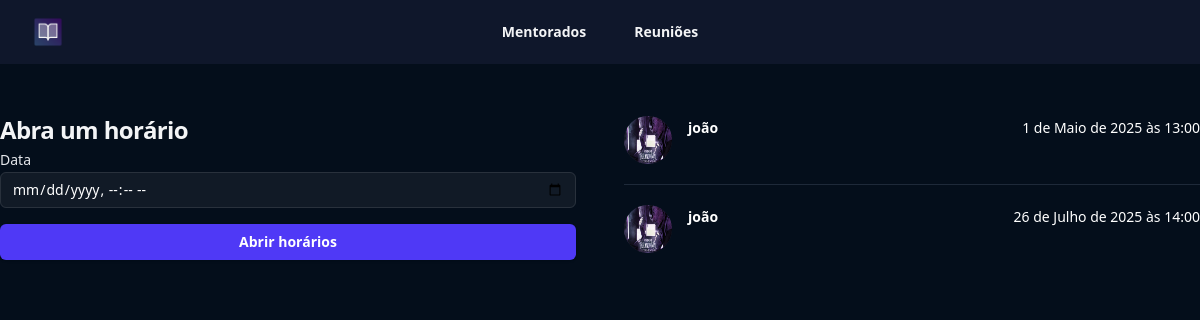
The page /mentorados/reunioes/ (signed in) on the database its author committed.
### mentorados/models.py (models this page shows, shortened)
class Reuniao(models.Model):
    tag_choices = (
        ('G', 'Gestão'),
        ('M', 'Marketing'),
        ('RH', 'Gestão de pessoas'),
        ('I', 'Impostos')
    )
    data = models.ForeignKey(DisponibilidadeHorarios, on_delete=models.CASCADE)
    mentorado = models.ForeignKey(Mentorados, on_delete=models.CASCADE)
    tag = models.CharField(max_length=2, choices=tag_choices)
    descricao = models.TextField()

class Mentorados(models.Model):
    estagio_choices = (
        ('E1', '10-100k'),
        ('E2', '100-1kk')
    )
    nome = models.CharField(max_length=255)
    foto = models.ImageField(upload_to='fotos', null=True, blank=True)
    estagio = models.CharField(max_length=2, choices=estagio_choices)
    navigator = models.ForeignKey(Navigators, null=True, blank=True, on_delete=models.CASCADE)
    user = models.ForeignKey(User, on_delete=models.CASCADE) #mentor
    criado_em = models.DateField(auto_now_add=True, null=True)
    token = models.CharField(max_length=16)
    def __str__(self):
        return self.nome

class DisponibilidadeHorarios(models.Model):
    data_inicial = models.DateTimeField(null=True, blank=True)
    mentor = models.ForeignKey(User, on_delete=models.CASCADE)
    agendado = models.BooleanField(default=False)

### mentorados/views.py (the view, shortened to what this page needs)
# urls.py: path('reunioes/', views.reunioes, name='reunioes'),
@login_required
def reunioes(request):
    if request.method == 'GET':
        reunioes= Reuniao.objects.filter(data__mentor=request.user)
        return render(request, 'reunioes.html', {'reunioes': reunioes})

### mentorados/templates/reunioes.html (shortened to what this page needs)
{% extends "base.html" %}
{% load static %}
{% block 'body' %}
<header class="bg-slate-900">
    <nav class="flex items-center justify-between p-4 lg:px-8" aria-label="Global">
      <div class="flex lg:flex-1">
        <a href="#" class="-m-1.5 p-1.5">
          <img class="h-8 w-auto" src="{% static 'logo.png' %}" alt="">
        </a>
      </div>
      <div class="hidden lg:flex lg:gap-x-12">
        <a href="{% url 'mentorados' %}" class="text-sm/6 font-semibold text-gray-100">Mentorados</a>
        <a href="{% url 'reunioes' %}" class="text-sm/6 font-semibold text-gray-100">Reuniões</a>
      </div>
    </nav>
  </header>
  <div class="bg-[#040e1b] min-h-screen">
    <div class="max-w-7xl mx-auto py-8">
        <div class="grid grid-cols-2 gap-12 ">
            <div>
                <form action="{% url 'reunioes' %}" method="POST">{% csrf_token %}
                  <h2 class="mt-4 text-2xl/9 font-bold tracking-tight text-gray-100">Abra um horário</h2>
                  <label for="email" class="block text-sm/6 font-medium text-gray-200">Data</label>
                  <input type="datetime-local" name="data" id="date" required class="block w-full rounded-md bg-white/5 px-3 py-1.5 text-base text-white outline outline-1 -outline-offset-1 outline-white/10 placeholder:text-gray-500 focus:outline focus:outline-2 focus:-outline-offset-2 focus:outline-indigo-500 sm:text-sm/6">
                  <button type="submit" class="flex w-full justify-center cursor-pointer rounded-md bg-indigo-600 px-3 py-1.5 text-sm/6 font-semibold text-white shadow-sm hover:bg-indigo-500 focus-visible:outline focus-visible:outline-2 focus-visible:outline-offset-2 focus-visible:outline-indigo-600 mt-4">Abrir horários</button>
                </form>
            </div>
            <div>
                <ul role="list" class="divide-y divide-gray-800">
                    {% for reuniao in reunioes %}
                    <li class="flex justify-between gap-x-6 py-5">
                      <div class="flex min-w-0 gap-x-4">
                        <img class="size-12 flex-none rounded-full bg-gray-800" src="
                        {% if reuniao.mentorado.foto %}
                            {{reuniao.mentorado.foto.url}}
                        {% else %}
                            ''
                        {% endif %}"
                         alt="">
                        <div class="min-w-0 flex-auto">
                          <p class="text-sm/6 font-semibold text-white">{{reuniao.mentorado}}</p>
                        </div>
                      </div>
                      <div class="hidden shrink-0 sm:flex sm:flex-col sm:items-end">
                        <p class="text-sm/6 text-white">{{reuniao.data.data_inicial}}</p>
                      </div>
                    </li>
                    {% endfor %}
                  </ul>
            </div>
        </div>
    </div>
  </div>
{% endblock 'body' %}

### rows shown on the page
Reuniao: mentorado.foto (picture), mentorado "joão", data.data_inicial "1 de Maio de 2025 às 13:00"
Reuniao: mentorado.foto (picture), mentorado "joão", data.data_inicial "26 de Julho de 2025 às 14:00"
